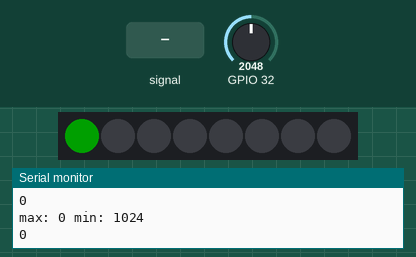
The sketch below on a simulated ESP32. Parts: 8 RGB LEDs in strip order, left to right, the last lines printed to the serial monitor. The test bench sets the inputs (shaded band); at power-on: GPIO 32 = 2048. Dim RGB values are drawn brighter than linear.

Above: at 0.41 s.
1.3 s: GPIO 32 fed a 200 Hz sine of ±1842 counts around its level
At 2.7 s:
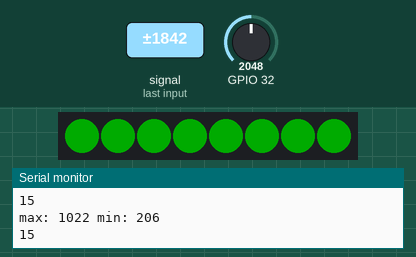
3.1 s: GPIO 32 set to 491
At 3.26 s:
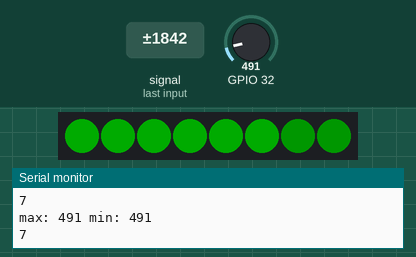
4.7 s: GPIO 32 set to 0
At 6.4 s:
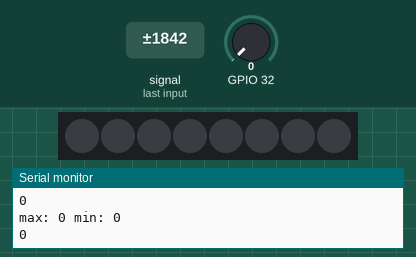
Timing chart, 0 to 7.9 s (numbered marks = the images above; inputs shaded):
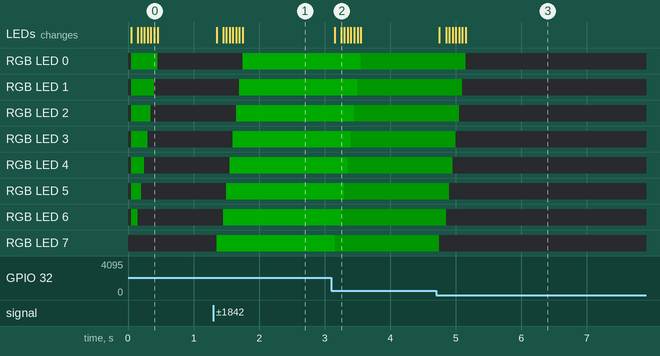

The sketch:

sketch_mic_neopixel.ino
```cpp
#include <Wire.h>
#include <Adafruit_NeoPixel.h>

const int maxScale = 16;
const int redZone = 5;

const int sampleWindow = 50; // Sample window width in mS (50 mS = 20Hz)
unsigned int sample;

//
// *** Led setup ***
//

// Which pin on the Arduino is connected to the NeoPixels?
// On a Trinket or Gemma we suggest changing this to 1:
#define LED_PIN    17

// How many NeoPixels are attached to the Arduino?
#define LED_COUNT 8

// Declare our NeoPixel strip object:
Adafruit_NeoPixel strip(LED_COUNT, LED_PIN, NEO_GRB + NEO_KHZ800);

void setup()
{
  Serial.begin(9600);

  strip.begin();           // INITIALIZE NeoPixel strip object (REQUIRED)
  strip.show();            // Turn OFF all pixels ASAP
  strip.setBrightness(50); // Set BRIGHTNESS to about 1/5 (max = 255)
}


uint32_t buffer[] = { 10 , 10 , 10 , 10 , 10 , 10 , 10 , 10};

void loop()
{
  sample = analogRead(32);
  unsigned long startMillis = millis(); // Start of sample window
  unsigned int peakToPeak = 0;   // peak-to-peak level

  unsigned int signalMax = 0;
  unsigned int signalMin = 1024;

  while (millis() - startMillis < sampleWindow)
  {
    sample = analogRead(32);
    if (sample < 1024)  // toss out spurious readings
    {
      if (sample > signalMax)
      {
        signalMax = sample;  // save just the max levels
      }
      else if (sample < signalMin)
      {
        signalMin = sample;  // save just the min levels
      }
    }
  }
  peakToPeak = signalMax - signalMin;

  Serial.print("max: ");
  Serial.print(signalMax);
  Serial.print(" min: ");
  Serial.print(signalMin);
  Serial.println();

  // map 1v p-p level to the max scale of the display
  int displayValue = map(signalMax, 0, 1023, 0, maxScale);

  for (int i = 0; i < 7; i++) {
    setColor(i, buffer[i]);
    buffer[i] = buffer[i + 1];
  }

  setColor(7, displayValue);
  buffer[7] = displayValue;
  Serial.println(displayValue);

  strip.show();
}

void setColor(int pixel, uint32_t displayPeak) {
  strip.setPixelColor(pixel, strip.Color(0, displayPeak * 16, 0));
}
```

Measured:
- after the input at 1.3 s, RGB LED 0: off → RGB(0, 47, 0) after 0.45 s; RGB LED 1: off → RGB(0, 47, 0) after 0.40 s; RGB LED 2: off → RGB(0, 47, 0) after 0.35 s; RGB LED 3: off → RGB(0, 47, 0) after 0.30 s; RGB LED 4: off → RGB(0, 47, 0) after 0.25 s; the LEDs: first change after 0.05 s (image 1 shows a later state)
- after the input at 3.1 s, RGB LED 0: RGB(0, 47, 0) → RGB(0, 22, 0) after 0.45 s; RGB LED 1: RGB(0, 47, 0) → RGB(0, 22, 0) after 0.40 s
- after the input at 4.7 s, RGB LED 0: RGB(0, 22, 0) → off after 0.45 s; RGB LED 1: RGB(0, 22, 0) → off after 0.40 s; RGB LED 2: RGB(0, 22, 0) → off after 0.35 s; RGB LED 3: RGB(0, 22, 0) → off after 0.30 s; RGB LED 4: RGB(0, 22, 0) → off after 0.25 s; the LEDs: first change after 0.05 s (image 3 shows a later state)
